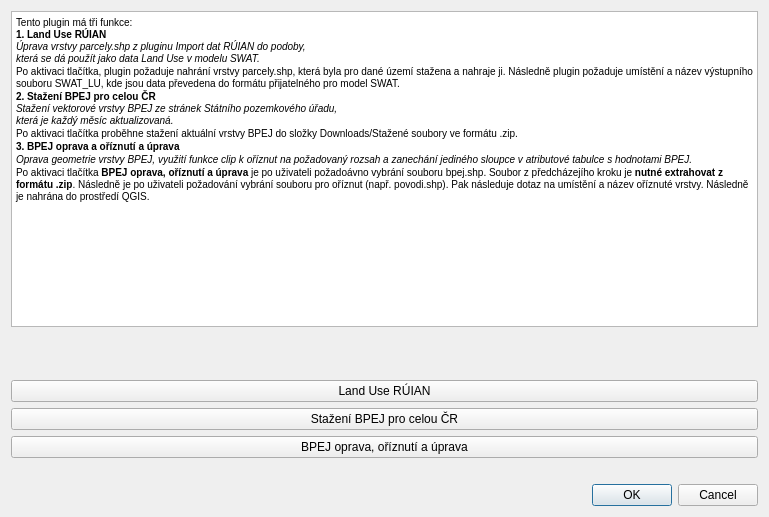
<?xml version="1.0" encoding="UTF-8"?>
<ui version="4.0">
 <class>BPEJRUIANSWATDialogBase</class>
 <widget class="QDialog" name="BPEJRUIANSWATDialogBase">
  <property name="geometry">
   <rect>
    <x>0</x>
    <y>0</y>
    <width>769</width>
    <height>517</height>
   </rect>
  </property>
  <property name="windowTitle">
   <string>BPEJ a RÚIAN pro SWAT</string>
  </property>
  <layout class="QVBoxLayout" name="verticalLayout">
   <item>
    <widget class="QTextBrowser" name="textBrowser">
     <property name="html">
      <string>&lt;!DOCTYPE HTML PUBLIC &quot;-//W3C//DTD HTML 4.0//EN&quot; &quot;http://www.w3.org/TR/REC-html40/strict.dtd&quot;&gt;
&lt;html&gt;&lt;head&gt;&lt;meta name=&quot;qrichtext&quot; content=&quot;1&quot; /&gt;&lt;style type=&quot;text/css&quot;&gt;
p, li { white-space: pre-wrap; }
&lt;/style&gt;&lt;/head&gt;&lt;body style=&quot; font-family:'MS Shell Dlg 2'; font-size:7.8pt; font-weight:400; font-style:normal;&quot;&gt;
&lt;p style=&quot; margin-top:0px; margin-bottom:0px; margin-left:0px; margin-right:0px; -qt-block-indent:0; text-indent:0px;&quot;&gt;Tento plugin má tři funkce:&lt;br /&gt;&lt;span style=&quot; font-weight:600;&quot;&gt;1. Land Use RÚIAN&lt;/span&gt;&lt;br /&gt;&lt;span style=&quot; font-style:italic;&quot;&gt;Úprava vrstvy parcely.shp z pluginu Import dat RÚIAN do podoby, &lt;br /&gt;která se dá použít jako data Land Use v modelu SWAT.&lt;/span&gt;&lt;/p&gt;
&lt;p style=&quot; margin-top:0px; margin-bottom:0px; margin-left:0px; margin-right:0px; -qt-block-indent:0; text-indent:0px;&quot;&gt;Po aktivaci tlačítka, plugin požaduje nahrání vrstvy parcely.shp, která byla pro dané území stažena a nahraje ji. Následně plugin požaduje umístění a název výstupního souboru SWAT_LU, kde jsou data převedena do formátu přijatelného pro model SWAT.&lt;/p&gt;
&lt;p style=&quot; margin-top:0px; margin-bottom:0px; margin-left:0px; margin-right:0px; -qt-block-indent:0; text-indent:0px;&quot;&gt;&lt;span style=&quot; font-weight:600;&quot;&gt;2. Stažení BPEJ pro celou ČR&lt;/span&gt;&lt;br /&gt;&lt;span style=&quot; font-style:italic;&quot;&gt;Stažení vektorové vrstvy BPEJ ze stránek Státního pozemkového úřadu, &lt;br /&gt;která je každý měsíc aktualizovaná.&lt;/span&gt;&lt;/p&gt;
&lt;p style=&quot; margin-top:0px; margin-bottom:0px; margin-left:0px; margin-right:0px; -qt-block-indent:0; text-indent:0px;&quot;&gt;Po aktivaci tlačítka proběhne stažení aktuální vrstvy BPEJ do složky Downloads/Stažené soubory ve formátu .zip.&lt;/p&gt;
&lt;p style=&quot; margin-top:0px; margin-bottom:0px; margin-left:0px; margin-right:0px; -qt-block-indent:0; text-indent:0px;&quot;&gt;&lt;span style=&quot; font-weight:600;&quot;&gt;3. BPEJ oprava a oříznutí a úprava&lt;/span&gt;&lt;/p&gt;
&lt;p style=&quot; margin-top:0px; margin-bottom:0px; margin-left:0px; margin-right:0px; -qt-block-indent:0; text-indent:0px;&quot;&gt;&lt;span style=&quot; font-style:italic;&quot;&gt;Oprava geometrie vrstvy BPEJ, využití funkce clip k oříznut na požadovaný rozsah a zanechání jediného sloupce v atributové tabulce s hodnotami BPEJ.&lt;/span&gt;&lt;/p&gt;
&lt;p style=&quot; margin-top:0px; margin-bottom:0px; margin-left:0px; margin-right:0px; -qt-block-indent:0; text-indent:0px;&quot;&gt;Po aktivaci tlačítka &lt;span style=&quot; font-weight:600;&quot;&gt;BPEJ oprava, oříznutí a úprava &lt;/span&gt;je po uživateli požadoávno vybrání souboru bpej.shp. Soubor z předcházejího kroku je&lt;span style=&quot; font-weight:600;&quot;&gt; nutné extrahovat z formátu .zip&lt;/span&gt;. Následně je po uživateli požadování vybrání souboru pro oříznut (např. povodi.shp). Pak následuje dotaz na umístění a název oříznuté vrstvy. Následně je nahrána do prostředí QGIS.&lt;/p&gt;
&lt;p style=&quot;-qt-paragraph-type:empty; margin-top:0px; margin-bottom:0px; margin-left:0px; margin-right:0px; -qt-block-indent:0; text-indent:0px;&quot;&gt;&lt;br /&gt;&lt;/p&gt;&lt;/body&gt;&lt;/html&gt;</string>
     </property>
    </widget>
   </item>
   <item>
    <spacer name="horizontalSpacer">
     <property name="orientation">
      <enum>Qt::Horizontal</enum>
     </property>
     <property name="sizeHint" stdset="0">
      <size>
       <width>744</width>
       <height>47</height>
      </size>
     </property>
    </spacer>
   </item>
   <item>
    <widget class="QPushButton" name="pbLUparcely">
     <property name="text">
      <string>Land Use RÚIAN</string>
     </property>
    </widget>
   </item>
   <item>
    <widget class="QPushButton" name="pbdownloadBPEJ">
     <property name="text">
      <string>Stažení BPEJ pro celou ČR</string>
     </property>
    </widget>
   </item>
   <item>
    <widget class="QPushButton" name="pbclipBPEJ">
     <property name="text">
      <string>BPEJ oprava, oříznutí a úprava</string>
     </property>
    </widget>
   </item>
   <item>
    <widget class="QLabel" name="label">
     <property name="text">
      <string/>
     </property>
    </widget>
   </item>
   <item>
    <widget class="QDialogButtonBox" name="button_box">
     <property name="orientation">
      <enum>Qt::Horizontal</enum>
     </property>
     <property name="standardButtons">
      <set>QDialogButtonBox::Cancel|QDialogButtonBox::Ok</set>
     </property>
    </widget>
   </item>
  </layout>
 </widget>
 <resources/>
 <connections>
  <connection>
   <sender>button_box</sender>
   <signal>accepted()</signal>
   <receiver>BPEJRUIANSWATDialogBase</receiver>
   <slot>accept()</slot>
   <hints>
    <hint type="sourcelabel">
     <x>20</x>
     <y>20</y>
    </hint>
    <hint type="destinationlabel">
     <x>20</x>
     <y>20</y>
    </hint>
   </hints>
  </connection>
  <connection>
   <sender>button_box</sender>
   <signal>rejected()</signal>
   <receiver>BPEJRUIANSWATDialogBase</receiver>
   <slot>reject()</slot>
   <hints>
    <hint type="sourcelabel">
     <x>20</x>
     <y>20</y>
    </hint>
    <hint type="destinationlabel">
     <x>20</x>
     <y>20</y>
    </hint>
   </hints>
  </connection>
 </connections>
</ui>
